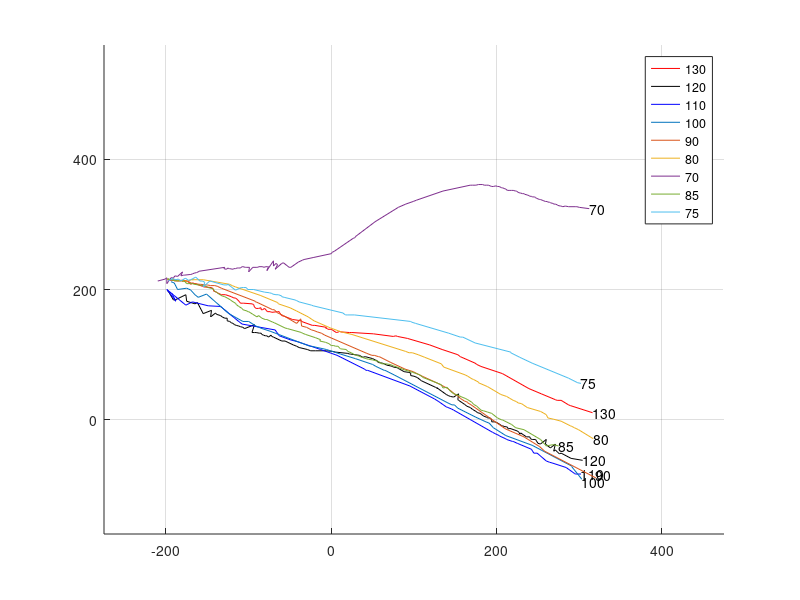

Here is the MATLAB script that generated this plot: (Note: this script raises an error after producing the figure.)
clc;clear;close all;
load D40L1
S130S=find(D40L1S130(5:end,14)>-200,1)+4;
S130E=find(D40L1S130(1:end,14)>300,1);
S120S=find(D40L1S120(5:end,14)>-200,1)+4;
S120E=find(D40L1S120(1:end,14)>300,1);
S110S=find(D40L1S110(5:end,14)>-200,1)+4;
S110E=find(D40L1S110(1:end,14)>300,1);
S100S=find(D40L1S100(5:end,14)>-200,1)+4;
S100E=find(D40L1S100(1:end,14)>300,1);
S90S=find(D40L1S90(5:end,14)>-200,1)+4;
S90E=find(D40L1S90(1:end,14)>300,1);
S80S=find(D40L1S80(5:end,14)>-200,1)+4;
S80E=find(D40L1S80(1:end,14)>300,1);
S70S=find(D40L1S70(10:end,14)>-200,1)+4;
S70E=find(D40L1S70(1:end,14)>300,1);
S85S=find(D40L1S85(5:end,14)>-200,1)+4;
S85E=161;
S75S=find(D40L1S75(5:end,14)>-200,1)+4;
S75E=find(D40L1S75(1:end,14)>300,1);

xPosition=14;
yPosition=16;

%% path
figure
hold on
plot(D40L1S130(S130S:S130E,xPosition),D40L1S130(S130S:S130E,yPosition),'r')
text(D40L1S130(S130E,xPosition),D40L1S130(S130E,yPosition),'130')
hold on
plot(D40L1S120(S120S:S120E,xPosition),D40L1S120(S120S:S120E,yPosition),'k')
text(D40L1S120(S120E,xPosition),D40L1S120(S120E,yPosition),'120')
hold on
plot(D40L1S110(S110S:S110E,xPosition),D40L1S110(S110S:S110E,yPosition),'b')
text(D40L1S110(S110E,xPosition),D40L1S110(S110E,yPosition),'110')
hold on
plot(D40L1S100(S100S:S100E,xPosition),D40L1S100(S100S:S100E,yPosition))
text(D40L1S100(S100E,xPosition),D40L1S100(S100E,yPosition)-5,'100')
hold on
plot(D40L1S90(S90S:S90E,xPosition),D40L1S90(S90S:S90E,yPosition))
text(D40L1S90(S90E,xPosition),D40L1S90(S90E,yPosition)+5,'90')
hold on
plot(D40L1S80(S80S:S80E,xPosition),D40L1S80(S80S:S80E,yPosition))
text(D40L1S80(S80E,xPosition),D40L1S80(S80E,yPosition),'80')
hold on
plot(D40L1S70(S70S:S70E,xPosition),D40L1S70(S70S:S70E,yPosition))
text(D40L1S70(S70E,xPosition),D40L1S70(S70E,yPosition),'70')
hold on
plot(D40L1S85(S85S:S85E,xPosition),D40L1S85(S85S:S85E,yPosition))
text(D40L1S85(S85E,xPosition),D40L1S85(S85E,yPosition),'85')
hold on
plot(D40L1S75(S75S:S75E,xPosition),D40L1S75(S75S:S75E,yPosition))
text(D40L1S75(S75E,xPosition),D40L1S75(S75E,yPosition),'75')
hold on
legend('130','120','110','100','90','80','70','85','75')
axis([-275,475,-175,575])
grid on

%% velocity
filter=30;
duration=30;
for i=S130S:S130E
    if i<S130E-duration
        V130(i-S130S+1)=measureDis(D40L1S130(i,xPosition),D40L1S130(i,yPosition),D40L1S130(i+duration,xPosition),D40L1S130(i+duration,yPosition));
    end
end
V130D = smooth(V130,filter);

for i=S120S:S120E
    if i<S120E-duration
        V120(i-S120S+1)=measureDis(D40L1S120(i,xPosition),D40L1S120(i,yPosition),D40L1S120(i+duration,xPosition),D40L1S120(i+duration,yPosition));
    end
end
V120D = smooth(V120,filter);

for i=S110S:S110E
    if i<S110E-duration
        V110(i-S110S+1)=measureDis(D40L1S110(i,xPosition),D40L1S110(i,yPosition),D40L1S110(i+duration,xPosition),D40L1S110(i+duration,yPosition));
    end
end
V110D = smooth(V110,filter);

for i=S100S:S100E
    if i<S100E-duration
        V100(i-S100S+1)=measureDis(D40L1S100(i,xPosition),D40L1S100(i,yPosition),D40L1S100(i+duration,xPosition),D40L1S100(i+duration,yPosition));
    end
end
V100D = smooth(V100,filter);

for i=S90S:S90E
    if i<S90E-duration
        V90(i-S90S+1)=measureDis(D40L1S90(i,xPosition),D40L1S90(i,yPosition),D40L1S90(i+duration,xPosition),D40L1S90(i+duration,yPosition));
    end
end
V90D = smooth(V90,filter);

for i=S80S:S80E
    if i<S80E-duration
        V80(i-S80S+1)=measureDis(D40L1S80(i,xPosition),D40L1S80(i,yPosition),D40L1S80(i+duration,xPosition),D40L1S80(i+duration,yPosition));
    end
end
V80D = smooth(V80,filter);

for i=S70S:S70E
    if i<S70E-duration
        V70(i-S70S+1)=measureDis(D40L1S70(i,xPosition),D40L1S70(i,yPosition),D40L1S70(i+duration,xPosition),D40L1S70(i+duration,yPosition));
    end
end
V70D = smooth(V70,filter);

for i=S85S:S85E
    if i<S85E-duration
        V85(i-S85S+1)=measureDis(D40L1S85(i,xPosition),D40L1S85(i,yPosition),D40L1S85(i+duration,xPosition),D40L1S85(i+duration,yPosition));
    end
end
V85D = smooth(V85,filter);

for i=S75S:S75E
    if i<S75E-duration
        V75(i-S75S+1)=measureDis(D40L1S75(i,xPosition),D40L1S75(i,yPosition),D40L1S75(i+duration,xPosition),D40L1S75(i+duration,yPosition));
    end
end
V75D = smooth(V75,filter);


figure
plot(1:size(V130D,1),V130D,'r')
text(size(V130D,1),V130D(end),'130')
hold on
plot(1:size(V120D,1),V120D,'b')
text(size(V120D,1),V120D(end),'120')
hold on
plot(1:size(V110D,1),V110D,'k')
text(size(V110D,1),V110D(end),'110')
hold on
plot(1:size(V100D,1),V100D)
text(size(V100D,1),V100D(end),'100')
hold on
plot(1:size(V90D,1),V90D)
text(size(V90D,1),V90D(end),'90')
hold on
plot(1:size(V80D,1),V80D)
text(size(V80D,1),V80D(end),'80')
hold on
plot(1:size(V70D,1),V70D)
text(size(V70D,1),V70D(end),'70')
hold on
plot(1:size(V85D,1),V85D)
text(size(V85D,1),V85D(end),'85')
hold on
plot(1:size(V75D,1),V75D)
text(size(V75D,1),V75D(end),'75')
legend('130','120','110','100','90','80','70','85','75')
grid on

%% heading
filter=5;
H130D=smooth(D40L1S130(S130S:S130E,31),filter);
H120D=smooth(D40L1S120(S120S:S120E,31),filter);
H110D=smooth(D40L1S110(S110S:S110E,31),filter);
H100D=smooth(D40L1S100(S100S:S100E,31),filter);
H90D=smooth(D40L1S90(S90S:S90E,31),filter);
H80D=smooth(D40L1S80(S80S:S80E,31),filter);
H70D=smooth(D40L1S70(S70S:S70E,31),filter);
H85D=smooth(D40L1S85(S85S:S85E,31),filter);
H75D=smooth(D40L1S75(S75S:S75E,31),filter);

figure
plot(1:size(S130S:S130E,2),H130D);
text(size(S130S:S130E,2),D40L1S130(S130E,31),'130');
hold on
plot(1:size(S120S:S120E,2),H120D);
text(size(S120S:S120E,2),D40L1S120(S120E,31),'120');
hold on
plot(1:size(S110S:S110E,2),H110D);
text(size(S110S:S110E,2),D40L1S110(S110E,31),'110');
hold on
plot(1:size(S100S:S100E,2),H100D);
text(size(S100S:S100E,2),D40L1S100(S100E,31),'100');
hold on
plot(1:size(S90S:S90E,2),H90D);
text(size(S90S:S90E,2),D40L1S90(S90E,31),'90');
hold on
plot(1:size(S80S:S80E,2),H80D);
text(size(S80S:S80E,2),D40L1S80(S80E,31),'80');
hold on
plot(1:size(S70S:S70E,2),H70D);
text(size(S70S:S70E,2),D40L1S70(S70E,31),'70');
hold on
plot(1:size(S85S:S85E,2),H85D);
text(size(S85S:S85E,2),D40L1S85(S85E,31),'85');
hold on
plot(1:size(S75S:S75E,2),H75D);
text(size(S75S:S75E,2),D40L1S75(S75E,31),'75');
legend('130','120','110','100','90','80','70','85','75')
grid on